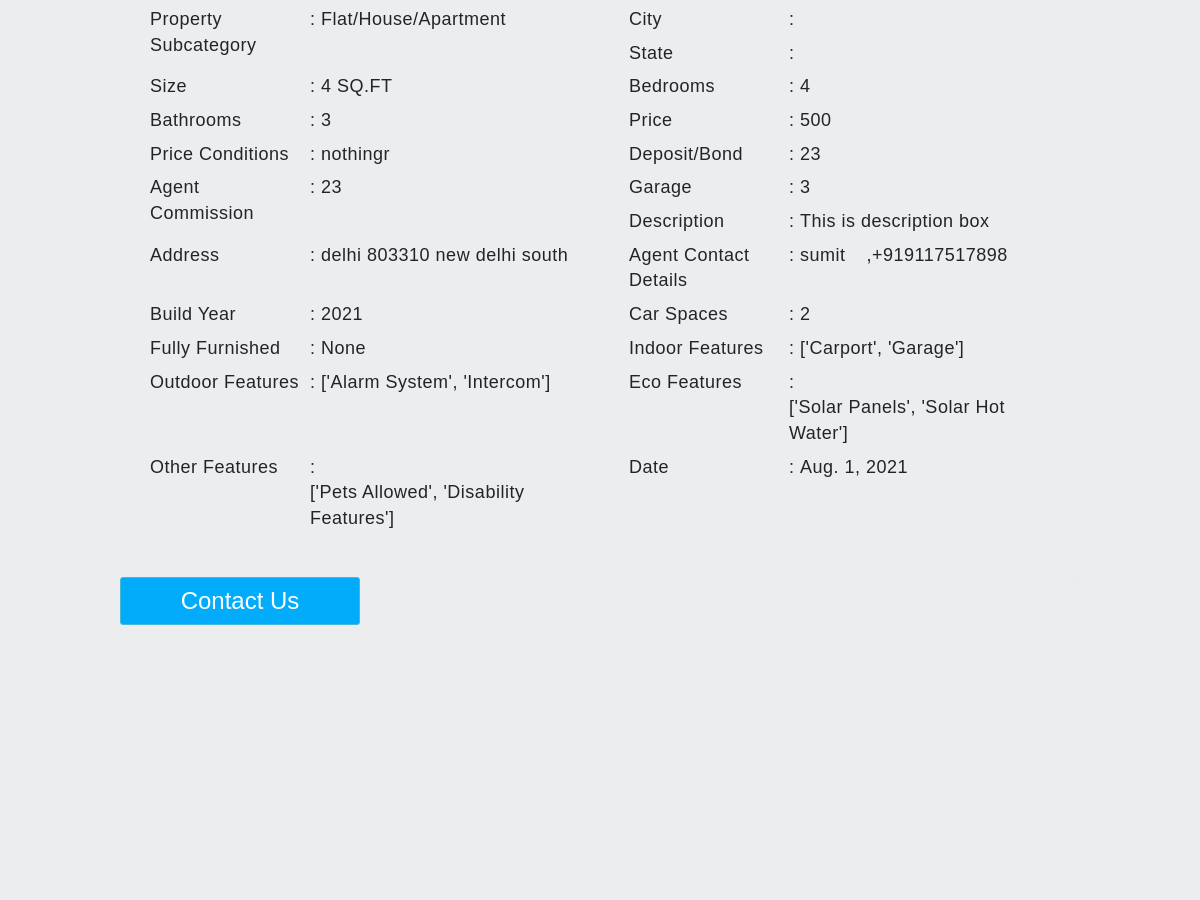
The page /property/1 (middle part) on the database as committed earlier.
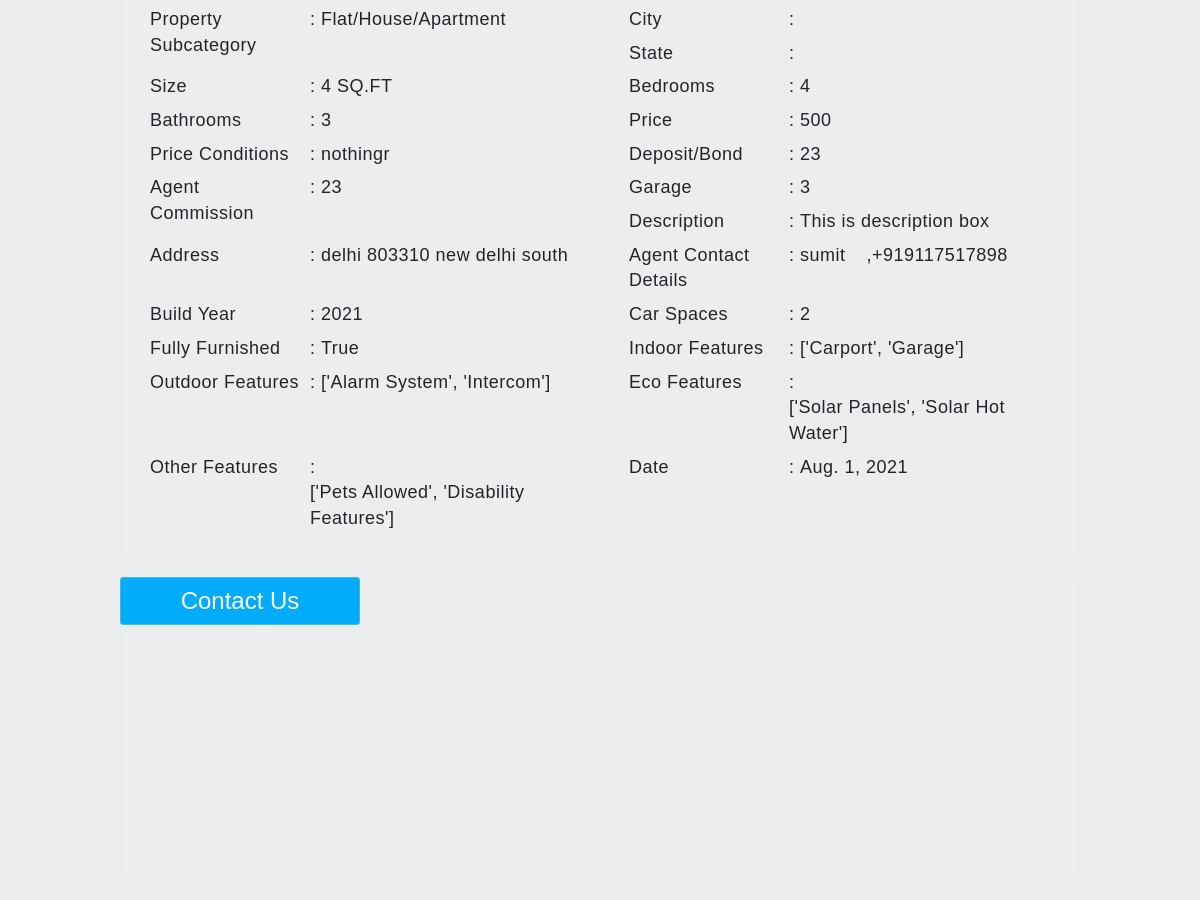
The same page on the database as committed later.
### app/models.py (models this page shows, shortened)
class Property(models.Model):
    propertyChoices = [
        ("Concrete Structure","Concrete Structure"),
        ("Steel Structure","Steel Structure"),
        ("Home Stay","Home Stay"),
        ("Land","Land"),
        ("Flat","Flat"),
        ("House","House")
    ]
    subCategory = [
        ("Flat/House/Apartment","Flat/House/Apartment"),
        ("Trees Work","Trees Work"),
        ("Gardening","Gardening"),
        ("Public","Public"),
        ("Private","Private"),
        ("In Dispute","In Dispute"),
        ("Farm Land","Farm Land"),
        ("Non-Cultivated","Non-Cultivated"),
        ("Cultivated","Cultivated"),
        ("Partially Furnished","Partially Furnished"),
        ("Fully Furnished","Fully Furnished"),
    ]
    currency = [
        ("₦ NGN","₦ NGN"),
        ("$ USD","$ USD"),
        ("£ GBP","£ GBP"),
        ("€ EUR","€ EUR"),
    ]
    type= [
        ("Sale","Sale"),
        ("Rent","Rent")
    ]
    user = models.ForeignKey(User,on_delete=models.CASCADE)
    Type = models.CharField(max_length=20,choices=type)
    Title= models.CharField(default="",max_length=50)
    Description = models.CharField(default="",max_length=250)
    PropertyType = models.CharField(choices=propertyChoices,default="",max_length=50)
    SubCategory = models.CharField(default="",choices=subCategory,max_length=50)
    Location= models.CharField(default="",max_length=150)
    Address = models.CharField(default="",max_length=200)
    Size = models.IntegerField(default=0)
    Currency= models.CharField(default="",choices=currency,max_length=20)
    Price = models.IntegerField()
    PriceConditions = models.CharField(default="",max_length=150)
    Deposit = models.IntegerField(null=True,blank=True)
    AgentCommision = models.IntegerField(null=True,blank=True)
    BuildYear = models.IntegerField()
    Rooms = models.IntegerField()
    Garages = models.IntegerField()
    Bathroom = models.IntegerField()
    CarSpaces = models.IntegerField()
    FullyFurnished = models.BooleanField(blank=True,null=True)
    IndoorFeaturs = models.CharField(max_length=500)
    OutdoorFeatures = models.CharField(max_length=500)
    EcoFeatures = models.CharField(max_length=500)
    OtherFeatures = models.CharField(max_length=500)
    Date = models.DateField(default=timezone.now)
    image1 = models.FileField(upload_to="Images",null=True,blank=True)
    image1Verify = models.BooleanField(blank=True,null=True)

class UserDetails(models.Model):
    UserChoice = [
        ("Company","Company"),
        ("Individual","Individual")
    ]
    user = models.OneToOneField(User,on_delete=models.CASCADE)
    mobile = models.CharField(validators=[phone_regex],max_length=18)
    userType = models.CharField(max_length=20,default="",choices=UserChoice)
    verified = models.BooleanField(blank=True,null=True)

### app/views.py (the view)
# urls.py: path("property/<str:id>",views.propertyView,name="propertyView"),
def propertyView(request, id):
    data = {}
    property = Property.objects.filter(id=id)
    imageData = PropertyIMage.objects.filter(projectName=property[0])
    data["property"] = property
    data["images"] = imageData
    return render(request, "propertyView.html", data)

### Templates/propertyView.html (shortened to what the changed rows need)
{% extends "base.html" %}
{% block body %}
<div class="container-fluid content-default">
    <div class="detail-page no-margin">
        <div class="item-details">
            <table class="table table-sm item-details-table">
                <tbody>
                    <tr class="col-md-6">
                        <td>
                            : <span class="no-margin" id="property_subcategory">{{property.0.SubCategory}}</span>
                        </td>
                    </tr>
                    <tr class="col-md-6">
                        <td>
                            : <span class="no-margin" id="property_location_area">{{property.0.Size}} SQ.FT</span>
                        </td>
                    </tr>
                    {% if property.0.PropertyType != "Land" %}
                    <tr class="col-md-6" id="bedrooms_row">
                        <td>
                            <p class="no-margin">Bedrooms </p>
                        </td>
                        <td>
                            : <span class="no-margin" id="bedrooms">{{property.0.Rooms}}</span>
                        </td>
                    </tr>
                    {% endif %}
                    {% if property.0.PropertyType != "Land" %}
                    <tr class="col-md-6" id="bathrooms_row">
                        <td>
                            <p class="no-margin">Bathrooms </p>
                        </td>
                        <td>
                            : <span class="no-margin" id="bathrooms">{{ property.0.Bathroom }}</span>
                        </td>
                    </tr>
                    {% endif %}
                    <tr class="col-md-6">
                        <td>
                            : <span class="no-margin" id="price">{{ property.0.Price }}</span>
                        </td>
                    </tr>
                    <tr class="col-md-6" id="price_condition_detail_view_r">
                        <td>
                            : <span class="no-margin" id="price_condition_detail_view">{{ property.0.PriceConditions }}</span>
                        </td>
                    </tr>
                    <tr class="col-md-6" id="deposit_or_bond_detail_view_r">
                        <td>
                            : <span class="no-margin" id="deposit_or_bond_detail_view">{{ property.0.Deposit }}</span>
                        </td>
                    </tr>
                    <tr class="col-md-6" id="agent_commission_detail_view_r">
                        <td>
                            : <span class="no-margin" id="agent_commission_detail_view">{{ property.0.AgentCommision }}</span>
                        </td>
                    </tr>
                    {% if property.0.PropertyType != "Land" %}
                    <tr class="col-md-6" id="garage_row">
                        <td>
                            <p class="no-margin">Garage </p>
                        </td>
                        <td>
                            : <span class="no-margin" id="garage">{{ property.0.Garages }}</span>
                        </td>
                    </tr>
                    {% endif %}
                    <tr class="col-md-6">
                        <td>
                            : <span class="no-margin" id="description">{{ property.0.Description }}</span>
                        </td>
                    </tr>
                    <tr class="col-md-6">
                        <td>
                            : <span class="no-margin" id="address">{{ property.0.Address }}</span>
                        </td>
                    </tr>
                    <tr class="col-md-6" id="agent-contact-details-detail-view-r">
                        <td>
                            : <span class="no-margin" id="agent-contact-details">{{ property.0.user.username }}</span>
                        </td>
                        <td>
                            ,<span class="no-margin" id="agent-contact-details">{{ property.0.user.userdetails.mobile }}</span>
                        </td>
                    </tr>
                    <tr class="col-md-6" id="property-build-yr-r">
                        <td>
                            : <span class="no-margin" id="property-build-year">{{ property.0.BuildYear }}</span>
                        </td>
                    </tr>
                    <tr class="col-md-6" id="property-car-spaces-r">
                        <td>
                            : <span class="no-margin" id="property-car-spaces">{{ property.0.CarSpaces }}</span>
                        </td>
                    </tr>
                    <tr class="col-md-6" id="property-furnishing-r">
                        <td>
                            : <span class="no-margin" id="property-furnishing-status">{{ property.0.FullyFurnished }}</span>
                        </td>
                    </tr>
                    <tr class="col-md-6" id="property-indoor-features-r">
                        <td>
                            : <span class="no-margin">
                                {{ property.0.IndoorFeaturs }}
                            </span>
                        </td>
                    </tr>
                    <tr class="col-md-6" id="property-outdoor-features-r">
                        <td>
                            : <span class="no-margin">
                                <ul class="list-unstyled feature-list" id="property-outdoor-features">
                                    <li class="comma-span">{{ property.0.OutdoorFeatures }}</li>
                                </ul>
                            </span>
                        </td>
                    </tr>
                    <tr class="col-md-6" id="property-eco-features-r">
                        <td>
                            : <span class="no-margin">
                                <ul class="list-unstyled feature-list" id="property-eco-features">
                                    <li class="comma-span"> {{ property.0.EcoFeatures }}</li>
                                </ul>
                            </span>
                        </td>
                    </tr>
                    <tr class="col-md-6" id="property-other-features-r">
                        <td>
                            : <span class="no-margin">
                                <ul class="list-unstyled feature-list" id="property-other-features">
                                    <li class="comma-span">{{ property.0.OtherFeatures }}</li>
                                </ul>
                            </span>
                        </td>
                    </tr>
                    <tr class="col-md-6" id="property-indoor-features-r">
                        <td>
                            : <span class="no-margin">
                                {{ property.0.Date }}
                            </span>
                        </td>
                    </tr>
                </tbody>
            </table>
        </div>
    </div>
</div>
{% endblock %}

Rows that differ between the two databases and show on the page:
changed Property "Flat/House/Apartment": FullyFurnished "None" → "True"
